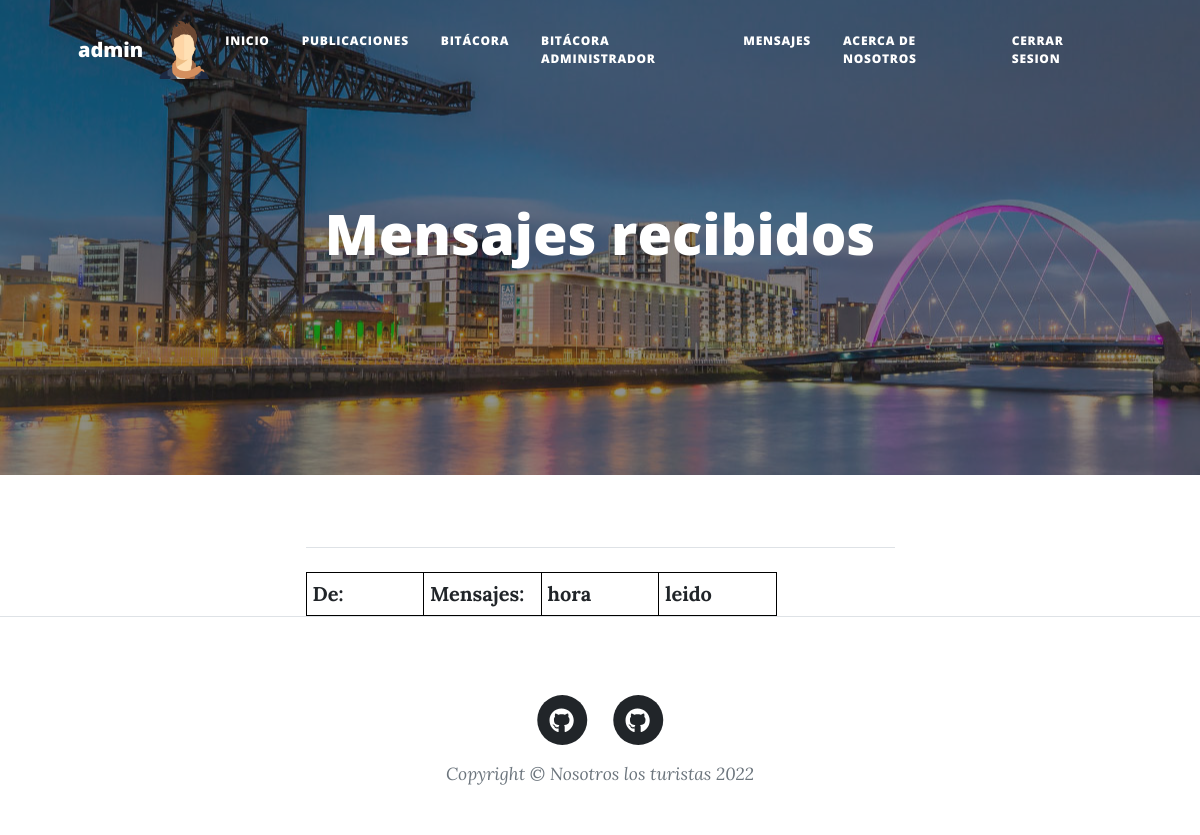
Page /mensajes/leerMensaje (signed in) on the earlier database version.
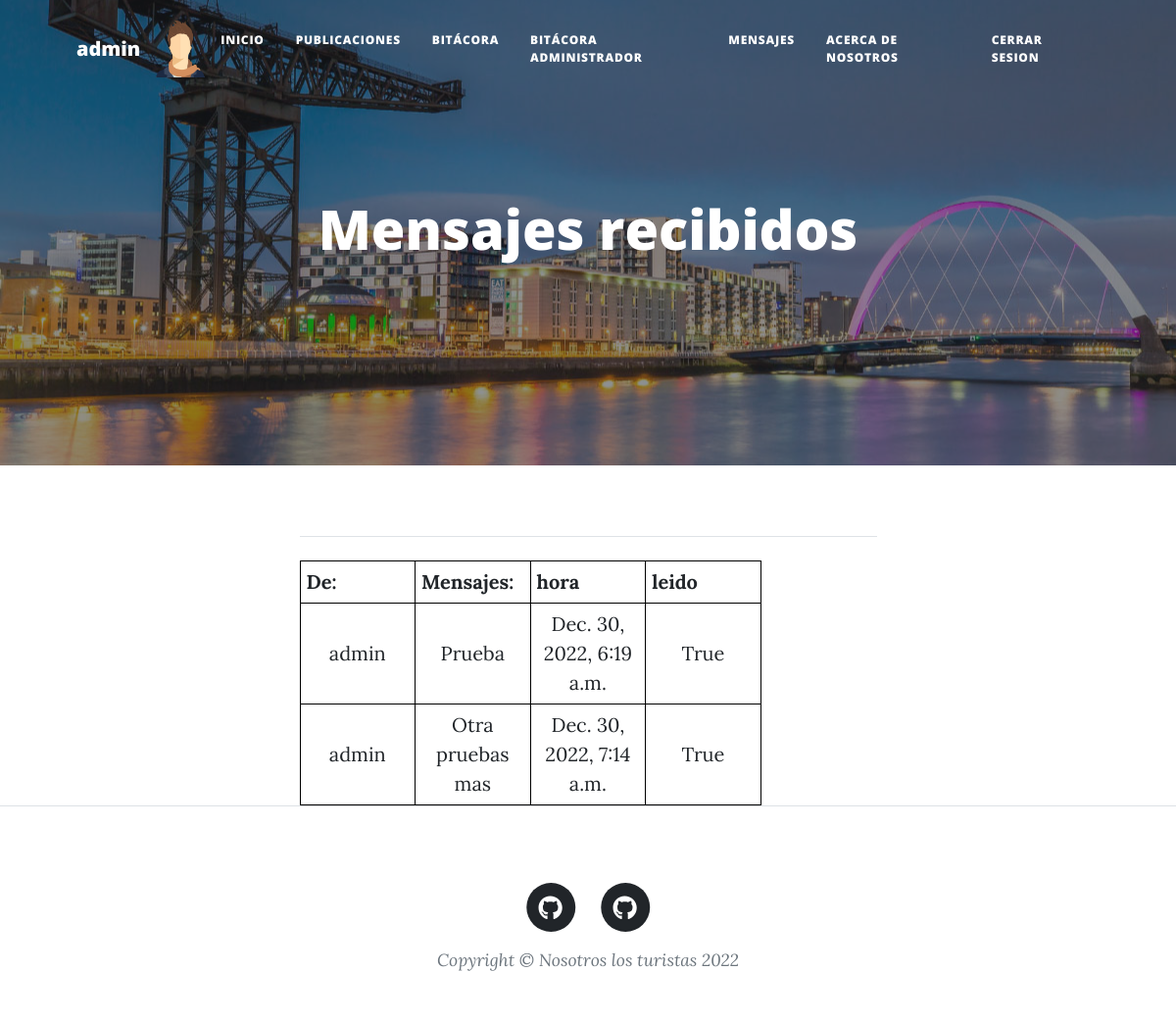
Same page on the later database version.
### mensajeria/models.py (models this page shows, shortened)
class Mensaje(models.Model):
    enviar = models.ForeignKey(User, on_delete=models.CASCADE, related_name='sender')
    recibir = models.ForeignKey(User, on_delete=models.CASCADE, related_name='receiver')
    mensaje = models.TextField(max_length=5000)
    a_quehora = models.DateTimeField(auto_now_add=True)
    leido = models.BooleanField(default=False)

### mensajeria/views.py (the view)
# urls.py: path("leerMensaje", leerMensaje , name = "leerMensaje"),
@login_required
def leerMensaje(request):
    usuario = request.user
    herram = Mensaje.objects.filter(recibir = usuario)
    for mensaje in herram:
        mensaje.leido = True
        mensaje.save()
    return render(request, "leerMensaje.html", {"mensajes": herram, "avatar": obtenerAvatar(request)})

### usuarios/views.py (called while the page is built)
def obtenerAvatar(request):
    if request.user.is_authenticated:
        lista = Perfil.objects.filter(user=request.user)
        if len(lista)!=0:
            imagen = lista[0].avatar.url
        else:
            imagen = ""
    else:
        imagen = ""
    return imagen

### mensajeria/templates/leerMensaje.html
{% extends "padre.html" %}
{% load static %}
{% block encabezado %}
<header class="masthead" style="background-image: url('../static/assets/img/clyde.jpg')">
    <div class="container position-relative px-4 px-lg-5">
        <div class="row gx-4 gx-lg-5 justify-content-center">
            <div class="col-md-10 col-lg-8 col-xl-7">
                <div class="post-heading">
                    <h1 style="color: white; text-align: center;"> Mensajes recibidos</h1>
                </div>
            </div>
        </div>
    </div>
</header>
{% endblock %}
{% block contenido %}
<div class="container px-4 px-lg-5">
    <div class="row gx-4 gx-lg-5 justify-content-center">
        <div class="col-md-10 col-lg-8 col-xl-7">
            <hr class="my-4" />
            <div class="post-preview">
                <table style="width: 80%;" >
                    <tr>
                        <th style="border: 1px solid #000; width: 25%; padding: 0.3em;">De:</th>
                        <th style="border: 1px solid #000; width: 25%; padding: 0.3em;">Mensajes:</th>
                        <th style="border: 1px solid #000; width: 25%; padding: 0.3em;">hora</th>
                        <th style="border: 1px solid #000; width: 25%; padding: 0.3em;">leido</th>
                    </tr>
                    {% for indice in mensajes %}
                    <tr>
                        <td style="text-align: center; border: 1px solid #000; width: 25%; border-spacing: 0; padding: 0.3em;">{{ indice.enviar }}</td>
                        <td style="text-align: center; border: 1px solid #000; width: 25%; border-spacing: 0; padding: 0.3em;">{{ indice.mensaje }}</td>
                        <td style="text-align: center; border: 1px solid #000; width: 25%; border-spacing: 0; padding: 0.3em;">{{ indice.a_quehora }}</td>
                        <td style="text-align: center; border: 1px solid #000; width: 25%; border-spacing: 0; padding: 0.3em;">{{ indice.leido }}</td>
                        {% endfor %}
                    </tr>
                </table>
            </div>
        </div>
    </div>
</div>
{% endblock %}
{% block avatar %}
<img src= "{{ avatar }}" width="50">
{% endblock %}

Differences in the rows shown:
added Mensaje: enviar "admin", mensaje "Prueba", a_quehora "Dec. 30, 2022, 6:19 a.m.", leido "True"
added Mensaje: enviar "admin", mensaje "Otra pruebas mas", a_quehora "Dec. 30, 2022, 7:14 a.m.", leido "True"
